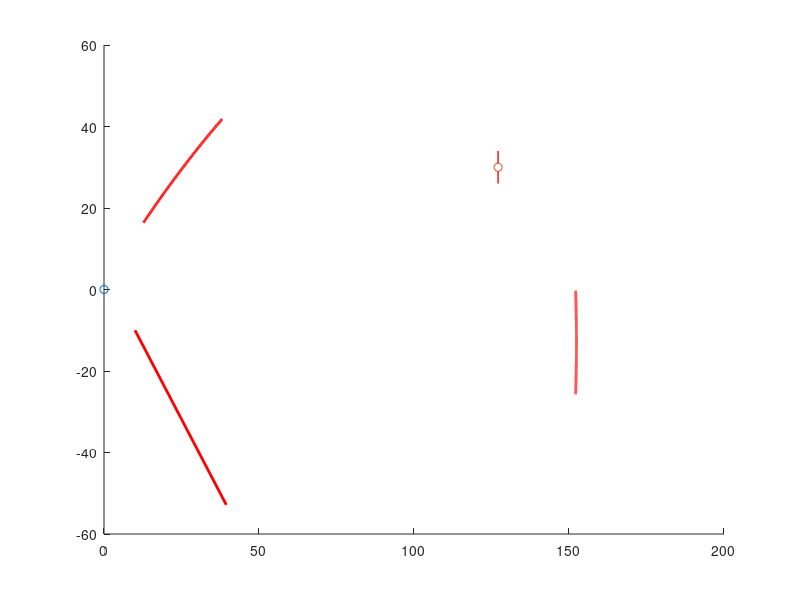

Write the MATLAB code that produced this figure. (Note: this script raises an error after producing the figure.)
clear;
x0=0;y0=0;
R=304.8;
F=0.5*R;
t=-2.388/180*pi:0.001*pi/180:2.388*pi/180;
center=[-R/2,-13];
X=R*cos(t)+center(1);
Y=R*sin(t)+center(2);
hold on;
% scatter(center(1),center(2),'r*');
scatter(x0,y0,'k*');
plot(X,Y,'r','Linewidth',2);
Nn=3;%光线数
Pt=t([1,round(length(t)/2),end]);
Px=R.*cos(Pt)+center(1);
Py=R.*sin(Pt)+center(2);
kr=0;
%平面镜1
Ax=10;Ay=-10; %平面镜左端
lm=52;
psi=-55.5;  %0级-42.5622   -1绿光 -55.5
Bx=Ax+lm*cosd(psi);By=Ay+lm*sind(psi); %平面镜右端
km1=(By-Ay)/(Bx-Ax); %镜斜率
jm1=Ay-km1*Ax; %镜截距
plot([Ax,Bx],[Ay,By],'r','Linewidth',2);


%抛物面镜
xp=127.1196;yp=30;
scatter(xp,yp,'k*');
%准线斜率截距(普通方程需要的量)
kp=0;bp=101.6; 
%换算为 参数方程 需要的量
p=bp/sqrt(kp^2+1); %(0,0)代入距离公式
phip=atand(kp)-90; %旋转角度 
tp=-0.563:0.001:-0.438;
xtp=2*p.*tp.^2-p/2;
ytp=2*p.*tp;
%对每个点,绕原点旋转变换
%向量化
temp=zeros(2,numel(xtp));
temp=[cosd(phip),-sind(phip);sind(phip),cosd(phip)]*[xtp;ytp];%旋转矩阵
xtp=temp(1,:);ytp=temp(2,:);
%向量化
plot(xtp+xp,ytp+yp,'r-','LineWidth',2);%抛物线

%探测器
Cx=155;Cy=29; %mirror2左
Dx=155;Dy=31; %mirror2右
km2=(Dy-Cy)/(Dx-Cx); %镜斜率
jm2=Cy-km2*Cx; %镜截距
% plot([Cx,Dx],[Cy,Dy],'k','Linewidth',2);

%遮挡
% plot([0,150],[0,20])
plot([127.12,127.12],[34,31],'r-','LineWidth',1);
plot([127.12,127.12],[29,26],'r-','LineWidth',1);
%光栅方程
%算psi 0.085301837270341
ki=0.085301837;
phi=90-atand(ki)+psi;
d=0.001/600; %1.67μm 即600条/mm
%波长    紫     蓝         绿
lambda=[400e-9 475e-9 550e-9 625e-9];
theta_z1=asind(sind(phi)-lambda/d);
theta_f1=asind(sind(phi)+lambda/d);
theta0=9.5;
syms x y;
for i=1:Nn
    kr=-(Px(i)-center(1))/(Py(i)-center(2));
    [x1,y1,flag]=reflect(x0,y0,Px(i),Py(i),kr,km1,jm1,Ax,Bx,1);
    if flag==0
        continue;
    end
    [x2,y2,flag]=reflect(Px(i),Py(i),x1,y1,km1,0,40,0,150,0);
    %求交点
    kg0=(y2-y1)/(x2-x1);  %衍射光斜率
    kg0=tand(atand(kg0)+2*theta0);
    if kg0^2==Inf
        s=solve((x-xp).^2+2.*p.*(y-yp-p/2)==0,x==x1,x,y);
    else
        s=solve((x-xp).^2+2.*p.*(y-yp-p/2)==0, ...
            (y-y1)==kg0.*(x-x1),x,y);
    end
    x_c0=double(s.x); 
    y_c0=double(s.y);
    if numel(x_c0)>1
        if abs(x_c0(1)-xp)<abs(x_c0(2)-xp)
            x_c0=x_c0(1);y_c0=y_c0(1);
        else
            x_c0=x_c0(2);y_c0=y_c0(2);
        end
    end
    k_c0=(xp-x_c0)/p; %抛物线斜率
    [x_d0,y_d0,flag]=reflect(x1,y1,x_c0,y_c0,k_c0,km2,jm2,Cx,Dx,1);

    for j=1:numel(lambda)
        %grating -1
        kg_f1=tand(90+theta_f1(j)+psi); %衍射光斜率
        if kg_f1^2==Inf
            s=solve((x-xp).^2+2.*p.*(y-yp-p/2)==0,x==x1,x,y);
        else
            s=solve((x-xp).^2+2.*p.*(y-yp-p/2)==0, ...
            y-y1==kg_f1.*(x-x1),x,y);
        end
        x_cf1=double(s.x);  
        y_cf1=double(s.y);  
        if numel(x_cf1)>1
            if abs(x_cf1(1)-xp)<abs(x_cf1(2)-xp)
                x_cf1=x_cf1(1);y_cf1=y_cf1(1);
            else
                x_cf1=x_cf1(2);y_cf1=y_cf1(2);
            end
        end
        k_cf1=(xp-x_cf1)/p; %抛物线斜率
        [x_df1,y_df1,flag]=reflect(x1,y1,x_cf1,y_cf1,k_cf1,km2,jm2,Cx,Dx,1,j);

%         %grating +1
%         kg_z1=tand(90+theta_z1(j)+psi); %衍射光斜率
%         if kg_z1^2==Inf
%             s=solve((x-xp).^2+2.*p.*(y-yp-p/2)==0,x==xr1,x,y);
%         else
%             s=solve((x-xp).^2+2.*p.*(y-yp-p/2)==0, ...
%             y-y1==kg_z1.*(x-x1),x,y);
%         end
%         x_cz1=double(s.x);  
%         y_cz1=double(s.y);  
%         if numel(x_cz1)>1
%             if abs(x_cz1(1)-xp)<abs(x_cz1(2)-xp)
%                 x_cz1=x_cz1(1);y_cz1=y_cz1(1);
%             else
%                 x_cz1=x_cz1(2);y_cz1=y_cz1(2);
%             end
%         end
%         k_cz1=(xp-x_cz1)/p; %抛物线斜率
%         [x_dz1,y_dz1,flag]=reflect(x1,y1,x_cz1,y_cz1,k_cz1,km2,jm2,Cx,Dx,1,j);
    end
end
axis equal
hold off;
%% 主函数中用到的函数
%input:入射光路上一点x1y1 反射点x2y2 反射镜斜率km
% 目标线段(cd)的斜率ko和截距jo,端点横坐标CxDx,i用于选颜色,hua 1画(画图可在后面加i参数) 0不画
%output:画出从入射光路上一点出发,经一次反射,打到cd上的完整光路
% x3 y3反射光与cd所在直线的交点,flag表示能否打中
function [x3,y3,flag]=reflect(x1,y1,x2,y2,km,ko,jo,Cx,Dx,hua,i)
    %km=0,法线斜率为Inf,故分类讨论
    if km==0
        x3=2*x2-x1;
        y3=y1;
    elseif km^2==Inf %平面镜斜率为Inf
        x3=x1;
        y3=2*y2-y1;
    else
        %过x1y1作与镜子平行的直线 斜率km    截距y1-km.*x1
        %过x2y2作与镜子垂直的直线 斜率-1/km 截距y2+x2./km
        [x_c,y_c]=linecross(km,y1-km.*x1, -1/km,y2+x2./km);%求两直线交点
        x3=2.*x_c-x1;
        y3=2.*y_c-y1;
    end
    %反射光线斜率有可能Inf
    if abs(x2-x3)<=1e-10   %matlab算力有限(可以理解为x2==x3)
        y3=ko.*x2+jo;
    else
        kr=(y3-y2)/(x3-x2); %反射光斜率
        jr=y2-kr*x2;
        %接受屏斜率±Inf
        if ko^2 == Inf
            x3=Cx;
            y3=kr.*x3+jr;
        else
            [x3,y3]=linecross(kr,jr,ko,jo);%反射光与cd的交点
        end
    end
    %判断是否打中
    if x3>=Cx && x3<=Dx
        flag=1;
    else
        flag=0;
    end    
    %是否画图
    if hua==1
        if(~exist('i','var'))
            color='k';
        else
            coArray=["#7E2F8E";"#0072BD";"#77AC30";"#D95319"];%颜色库
            color=coArray(mod(i-1,4)+1); %根据i选定一种颜色
        end
        plot([x1,x2],[y1,y2],'Color',color,'Linewidth',1.5);%画入射光线
        plot([x2,x3],[y2,y3],'Color',color,'Linewidth',1.5);%画反射光线
    end
end
%% 抛物线上一点x,y的斜率
%抛物线焦点x0,y0移到原点后的准线的斜率k与截距b
function k=pslope(x,y,x0,y0,k,b)
    x=x-x0;y=y-y0; %先把点移到原点抛物线上
    k=(k.*b-x-k.*y)./(k^2.*y+k.*x+b);%原点抛物线上一点的切线斜率
end
%% 已知两条直线的斜率和截距，求交点坐标
function [x,y]=linecross(k1,b1,k2,b2)
  x=[];
  y=[];
  if k1==k2 && b1==b2
      disp('重合');
  elseif k1==k2 && b1~=b2
      disp('无交点');
  else
     x=(b2-b1)./(k1-k2);
     y=k1.*x+b1;
  end
end
%联立解方程
